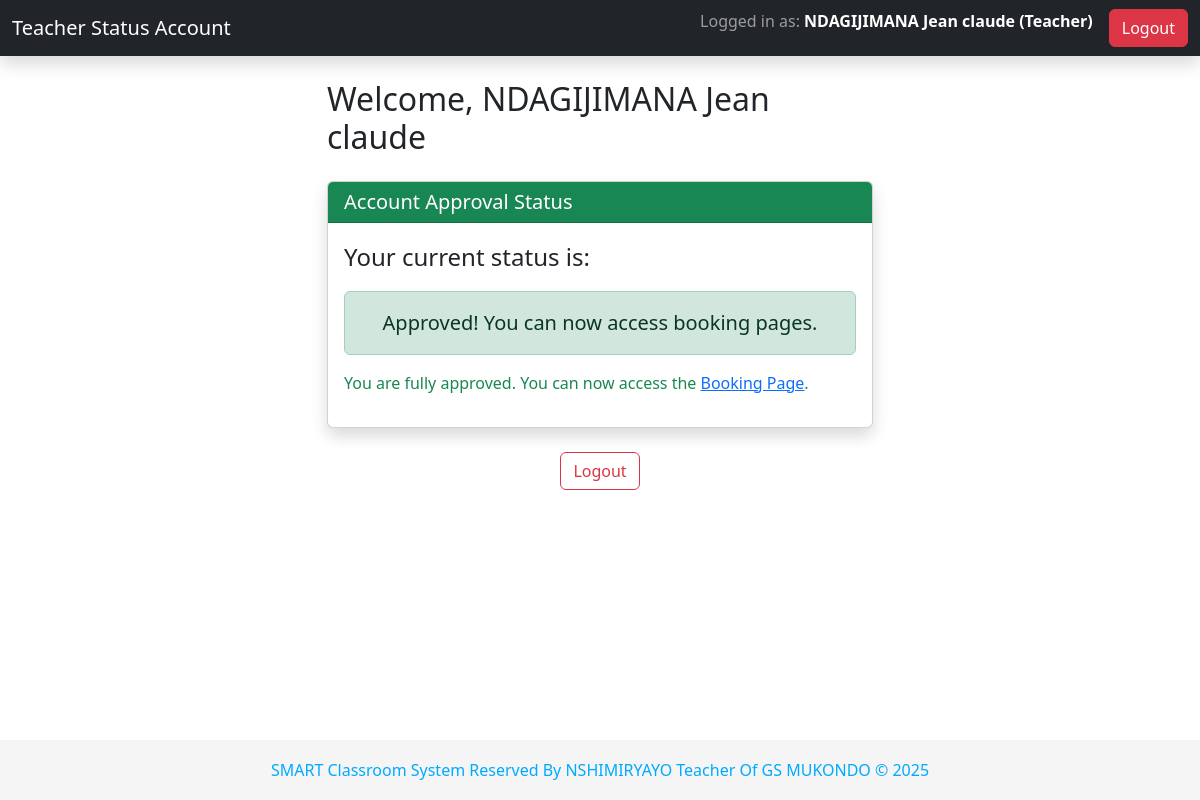
/status (signed in), run on the app's committed database.
### tables this page shows
CREATE TABLE Teachers (
                TeacherID INTEGER PRIMARY KEY AUTOINCREMENT,
                Name TEXT NOT NULL,
                Subject TEXT,
                Username TEXT UNIQUE NOT NULL,
                Password TEXT NOT NULL,
                Role TEXT DEFAULT 'Teacher',
                IsApproved INTEGER DEFAULT 0,
                Email TEXT,
                Phone TEXT,
                Class TEXT
            , Gender TEXT, ClassTeacher TEXT);

### app.py (the view)
@app.route('/status')
def user_status():
    teacher_info = get_current_user()
    if teacher_info:
        is_approved = teacher_info.get('is_approved')
        name = teacher_info.get('name')
        status_text = "Approved! You can now access booking pages." if is_approved == 1 else "Pending approval by the ICT Teacher."
        status_class = "success" if is_approved == 1 else "warning"
        return render_template('user_status.html', name=name, status=status_text, status_class=status_class)
    return redirect(url_for('logout'))

### app.py (called while the page is built)
def get_current_user():
    user_id = session.get('user_id')
    if user_id:
        user_data = get_teacher_by_id(user_id)
        if user_data:
            keys = ["id", "name", "subject", "username", "password", "role", "is_approved", "email", "phone", "class"]
            user = dict(zip(keys, user_data))
            return user
    return None

@app.context_processor
def inject_global_vars():
    return {'now': datetime.now()}

### db_setup.py (called while the page is built)
def connect_db():
    try:
        conn = sqlite3.connect(DB_FILE)
        conn.row_factory = None
        return conn
    except sqlite3.Error as e:
        print(f"Database connection error: {e}")
        return None

### smart_scheduler.py (called while the page is built)
def get_teacher_by_id(teacher_id):
    conn = connect_db()
    cursor = conn.cursor()
    query = "SELECT TeacherID, Name, Subject, Username, Password, Role, IsApproved, Email, Phone, Class FROM Teachers WHERE TeacherID = ?"
    cursor.execute(query, (teacher_id,))
    teacher = cursor.fetchone()
    conn.close()
    return teacher

### templates/user_status.html
{% extends "base.html" %}
{% block content %}
<div class="row justify-content-center">
    <div class="col-md-6">
        <h2 class="mb-4">Welcome, {{ name }}</h2>
        <div class="card shadow">
            <div class="card-header bg-{{ status_class }} text-white">
                <h5 class="mb-0">Account Approval Status</h5>
            </div>
            <div class="card-body">
                <p class="fs-4">Your current status is:</p>
                <p class="alert alert-{{ status_class }} fs-5 text-center">{{ status }}</p>
                {% if status_class == 'success' %}
                <p class="text-success">You are fully approved. You can now access the <a href="{{ url_for('book_classroom_page') }}">Booking Page</a>.</p>
                {% else %}
                <p class="text-muted">You will be notified once the ICT Teacher reviews your registration.</p>
                {% endif %}
            </div>
        </div>
        <div class="mt-4 text-center">
            <a href="{{ url_for('logout') }}" class="btn btn-outline-danger">Logout</a>
        </div>
    </div>
</div>
{% endblock %}

### templates/base.html (shortened to what this page needs)
<!DOCTYPE html>
<html lang="en">
<head>
    <link href="https://cdn.jsdelivr.net/npm/bootstrap@5.3.3/dist/css/bootstrap.min.css" rel="stylesheet">
</head>
<body>
    <nav class="navbar navbar-expand-lg navbar-dark bg-dark shadow">
        <div class="container-fluid">
            <a class="navbar-brand" href="{{ url_for('ict_admin_dashboard') }}">Teacher Status Account</a>
            <div class="collapse navbar-collapse" id="navbarNav">
                <ul class="navbar-nav">
                    {% if session.get('user_id') %}
                        <li class="nav-item">
                            <span class="navbar-text me-3">
                                Logged in as: <strong>{{ session.get('name') or session.get('username') }} ({{ session.get('role') }})</strong>
                            </span>
                        </li>
                        <li class="nav-item">
                            <a class="btn btn-danger" href="{{ url_for('logout') }}">Logout</a>
                        </li>
                    {% endif %}
                </ul>
            </div>
        </div>
    </nav>
    <div class="container mt-4">
        {% block content %}{% endblock %}
    </div>
    <footer class="footer text-center">
        <div class="container">
            <span class="text-sky">
                SMART Classroom System Reserved By NSHIMIRYAYO Teacher Of GS MUKONDO &copy;
                {% if now is defined %}
                    {{ now.year }}
                {% else %}
                    2025
                {% endif %}
            </span>
        </div>
    </footer>
</body>
</html>

### templates/base.html (style rules this page uses)
body { padding-bottom: 70px; }
.footer { position: fixed; bottom: 0; width: 100%; height: 60px; line-height: 60px; background-color: #f5f5f5; z-index: 1000; }
.footer .text-sky { color: #00aaff; font-weight: 500; }
.navbar-text strong { color: #fff; }

### data on the page
Teachers: get "NDAGIJIMANA Jean claude", get "Teacher", Name "NDAGIJIMANA Jean claude"
